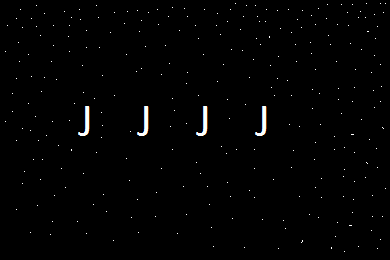
//> input picture Lab_06/morp_test_open.png, 390 x 260 px, given in place of morp_test.png, which was not available
$ ./Lab_06   (built with g++ and OpenCV 4)
//> lines starting //> are read from the running program, lines starting //| are printed output that depends on the picture; pictures that were not available may be replaced by others from this repository, and a replacement may not be noted
#include <iostream>

// meg kell adni az elérési útat, mert fogyatékot kap másképp
#include "C:\opencv\build\include\opencv2\core.hpp"
#include "C:\opencv\build\include\opencv2\imgproc.hpp"
#include "C:\opencv\build\include\opencv2\highgui.hpp"

void demoDilateErode() { // Diláció,Erózió
    cv::Mat Img = cv::imread("morp_test.png", 0);
//> Img: 260 rows x 390 cols, CV_8UC1; min 0, max 255, mean 2.2

    cv::Mat kernel = cv::Mat::ones(cv::Size(5, 5), CV_8UC1);
    cv::Mat dilated, eroded;
    cv::dilate(Img, dilated, kernel);
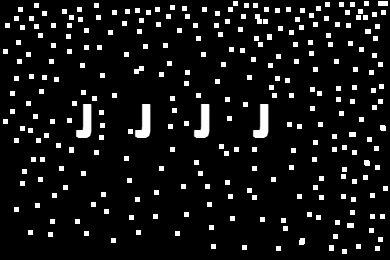
//> dilated: 260 rows x 390 cols, CV_8UC1; min 0, max 255, mean 20.9
    cv::erode(Img, eroded, kernel);

    cv::imshow("dilated", dilated);
    cv::imshow("eroded", eroded);
    cv::waitKey();

    cv::Mat contures;
    contures = dilated - eroded;
    cv::imshow("contures", contures);
    cv::waitKey();
}

void demoOpened() { // Nyitás
    cv::Mat Img = cv::imread("morp_test_open.png", 0);
    cv::Mat kernel = cv::Mat::ones(cv::Size(3, 3), CV_8UC1);
    cv::Mat eroded, opened;
    cv::erode(Img, eroded, kernel);
    cv::dilate(eroded, opened, kernel);

    cv::imshow("eroded", eroded);
    cv::imshow("opened", opened);
    cv::waitKey();
}

void demoClosed() { // Zárás
    cv::Mat Img = cv::imread("morp_test_closed.png", 0);
    cv::Mat kernel = cv::Mat::ones(cv::Size(7, 7), CV_8UC1);

    cv::Mat dilated, closed;
    cv::dilate(Img, dilated, kernel);
    cv::erode(dilated, closed, kernel);

    cv::imshow("dilated", dilated);
    cv::imshow("closed", closed);
    cv::waitKey();
}

void demoOpenClosed() {
    cv::Mat Img = cv::imread("morp_test_open.png", 0);
    cv::Mat eroded, opened;
    cv::Mat kernel = cv::getStructuringElement(cv::MORPH_CROSS, cv::Size(5, 5));

    cv::erode(Img, eroded, kernel);
    cv::dilate(eroded, opened, kernel);

    cv::imshow("img", Img);
    cv::imshow("eroded", eroded);
    cv::imshow("opened", opened);
    cv::waitKey();

    //===============================================================================

    cv::Mat dilated2, closed2;
    cv::dilate(Img, dilated2, kernel);
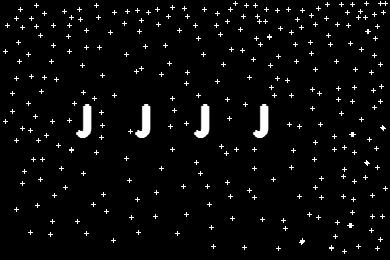
//> dilated2: 260 rows x 390 cols, CV_8UC1; min 0, max 255, mean 9.4
    cv::erode(Img, closed2, kernel);

    cv::Mat img2 = cv::imread("morp_test_closed.png", 0);
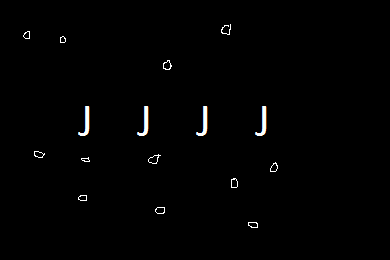
//> input picture Lab_06/morp_test_closed.png, 390 x 260 px
//> img2: 260 rows x 390 cols, CV_8UC1; min 0, max 255, mean 2.2

    cv::imshow("img2", img2);
    cv::imshow("dilated2", dilated2);
    cv::imshow("closed2", closed2);
    cv::waitKey();
}

int main()
{
    demoDilateErode();
    demoOpenClosed();
    // demoOpened();
    // demoClosed();
}
